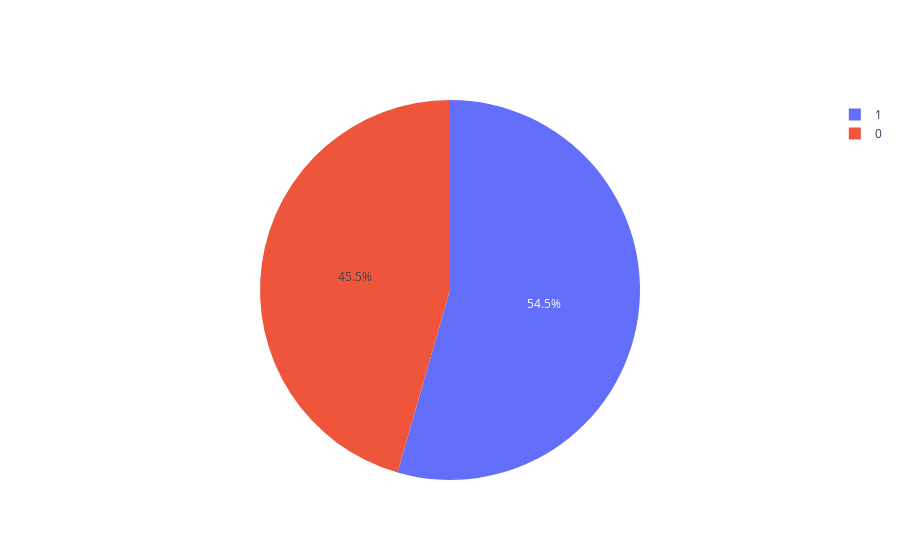

The notebook cell this image was saved under:
### Code cell
fig = go.Figure(data=[go.Pie(labels=data['target'])])
fig.show()

### Figure 1 — Plotly figure (JSON) as saved in the notebook; plotly's stock layout.template omitted (floating-point values rounded to 4 significant figures; data arrays with more than 128 entries replaced by an {"elided": "..."} marker saying what was removed)
{"data": [{"labels": {"elided": "303 int values"}, "type": "pie"}], "layout": {}}
